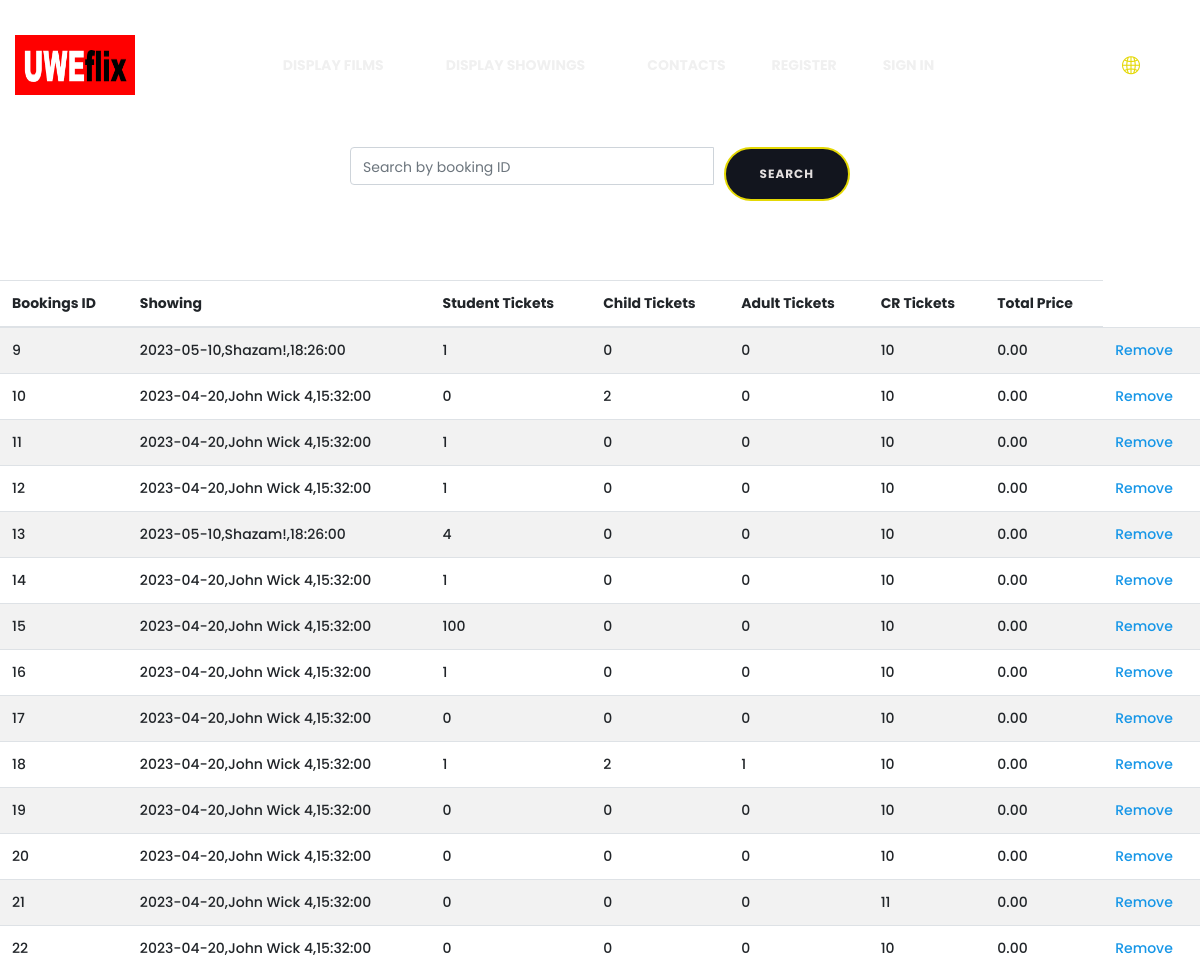
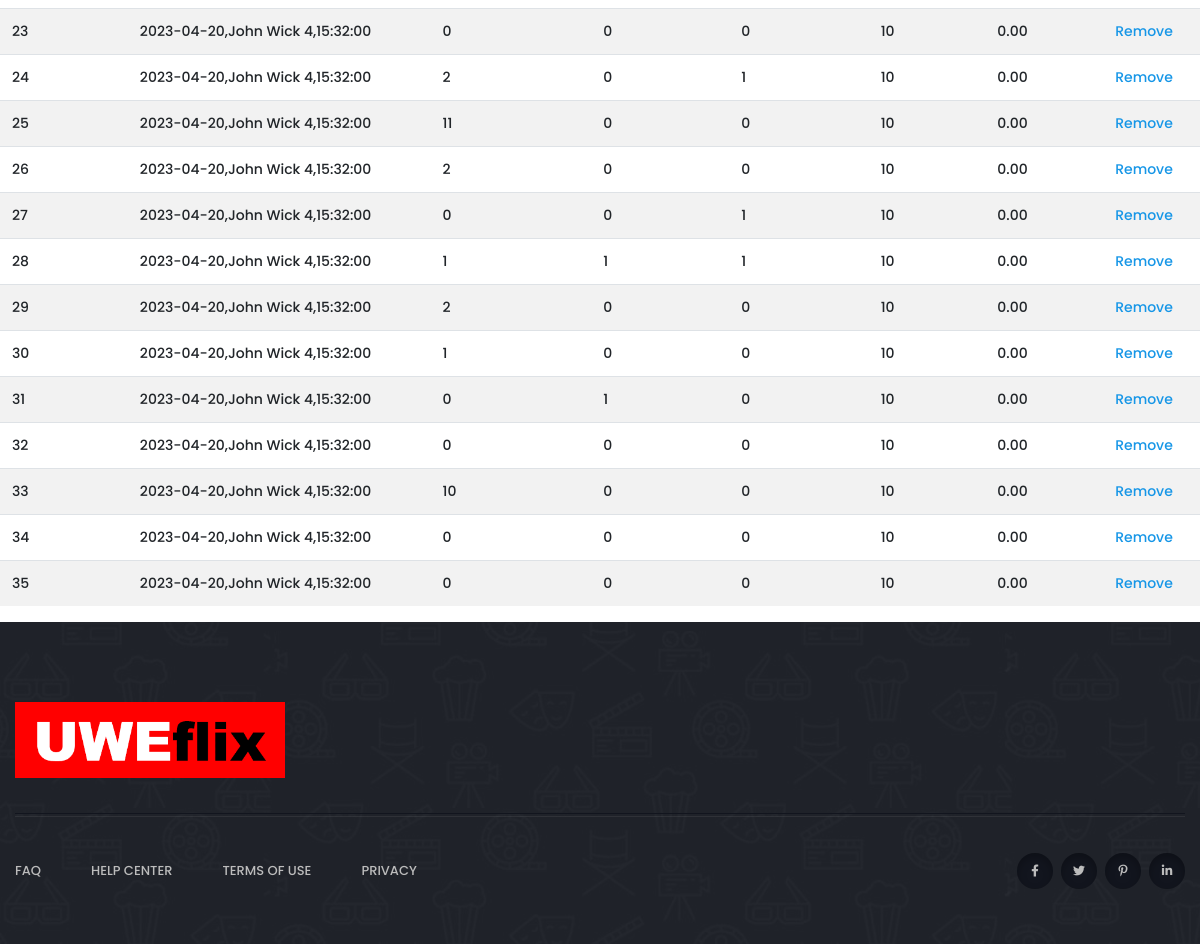
The app's page /view_bookings with its own data (2 pictures, top to bottom).
### cinema/models.py (models this page shows, shortened)
class Booking(models.Model):
    bookingID = models.AutoField(primary_key=True,unique=True)
    user = models.ForeignKey(User, on_delete = models.CASCADE, null = True, blank=True)
    showing = models.ForeignKey(showing, on_delete=models.CASCADE, null=True)
    student_tickets = models.PositiveIntegerField(default=0)
    child_tickets = models.PositiveIntegerField(default=0)
    adult_tickets = models.PositiveIntegerField(default=0)
    cr_tickets = models.PositiveIntegerField(default=10, validators=[MinValueValidator(10)])
    total_price = models.DecimalField(max_digits=6, decimal_places=2, default=0)

class showing(models.Model):
    date= models.DateField("Date of showing (yyyy/mm/dd)")
    startTime=models.TimeField("Time of showing (HH:MM)")
    numberOfSales = models.PositiveIntegerField(blank=True, null=True)
    film=models.ForeignKey(film, on_delete=models.RESTRICT, null=True)
    screen= models.ForeignKey(screen,on_delete=models.CASCADE)
    def __str__(self):
        return f"{self.date},{self.film},{self.startTime}"

class film(models.Model):
    title = models.CharField(max_length=256)
    description = models.TextField(max_length=256)
    trailer = models.TextField(max_length=550, default='null')
    filmImage = models.ImageField(upload_to='images/')
    duration = models.CharField(max_length=6)
    ageSelection = (
        ("U", "U"),
        ("PG", "PG"),
        ("12A", "12A"),
        ("12", "12"),
        ("15", "15"),
        ("18", "18"),
    )
    year = models.CharField(max_length=4)
    rating = models.CharField(max_length=3)
    age = models.CharField(choices=ageSelection, max_length=3)
    def __str__(self):
        return self.title

### uwe/views.py (the view)
# urls.py: path('view_bookings', views.view_bookings, name='view_bookings'),
def view_bookings(request):
    search_query = ""
    if request.GET.get('search_query'):
        search_query = request.GET.get('search_query')
    data = Booking.objects.filter(
        Q(bookingID__icontains=search_query)
    )
    context = {
        'data': data,
        'search_query': search_query,
    }
    return render(request, 'uwe/view_bookings.html', context)

### uwe/templates/uwe/view_bookings.html (shortened to what this page needs)
{% extends "uwe/base.html" %}
    {% load static %}
{% block content %}
    <br>
    <br>
    <br>
    <br>
    <br>
    <br>
    <br>
    <div class="center-form" style="display: flex; justify-content: center;">
        <form action="{% url 'view_bookings' %}" method="GET" style="width: 500px;">
            <div class="input-group mb-3">
              <input type="text" class="form-control" placeholder="Search by booking ID" aria-label="" aria-describedby="basic-addon1" style="margin-right: 10px;"
              name="search_query" value="{{ search_query }}"/>
              <input class="btn btn-success" type="submit" value="Search"/>
            </div>
        </form>
    </div>
    <br>
    <br>
    <br>
    <table class="table table-striped">
        <thead>
            <tr>
                <th scope="col">Bookings ID</th>
                <th scope="'col">Showing</th>
                <th scope="'col">Student Tickets</th>
                <th scope="'col">Child Tickets</th>
                <th scope="'col">Adult Tickets</th>
                <th scope="'col">CR Tickets</th>
                <th scope="'col">Total Price</th>
            </tr>
        </thead>
        <tbody>
            {% for data in data %}
                <tr>
                    <td scope="row"><a>{{ data.bookingID }}</a></td>
                    <td scope="row"><a>{{ data.showing }}</a></td>
                    <td scope="row"><a>{{ data.student_tickets }}</a></td>
                    <td scope="row"><a>{{ data.child_tickets }}</a></td>
                    <td scope="row"><a>{{ data.adult_tickets }}</a></td>
                    <td scope="row"><a>{{ data.cr_tickets }}</a></td>
                    <td scope="row"><a>{{ data.total_price }}</a></td>
                    <td>
                        <a href="{% url 'cancel_bookings' data.bookingID %}">Remove</a>
                    </td>
                </tr>
            {% endfor %}
        </tbody>
    </table>
{% endblock %}

### uwe/static/uwe/css/style.css (style rules this page uses)
body { font-family: 'Poppins', sans-serif; font-weight: 500; font-style: normal; font-size: 14px; color: #bcbcbc; }
a, .button { -webkit-transition: all 0.3s ease-out 0s; -moz-transition: all 0.3s ease-out 0s; -ms-transition: all 0.3s ease-out 0s; -o-transition: all 0.3s ease-out 0s; transition: all 0.3s ease-out 0s; }
a, button { color: #1696e7; outline: medium none; }
*::placeholder { color: #555555; font-size: 14px; opacity: 1; }
.btn { user-select: none; -moz-user-select: none; background: #12151e none repeat scroll 0 0; border: 2px solid #e4d804; border-radius: 50px; color: #e3dfdf; cursor: pointer; display: inline-block; font-size: 12px; font-weight: 700; letter-spacing: 1px; line-height: 1.5; margin-bottom: 0; padding: 16px 34px; text-align: center; text-transform: uppercase; touch-action: manipulation; transition: all 0.3s ease 0s; vertical-align: middle; white-space: nowrap; max-width: 200px; }

### records on screen
Booking: bookingID "9", showing "2023-05-10,Shazam!,18:26:00", student_tickets "1", child_tickets "0", adult_tickets "0", cr_tickets "10", total_price "0.00"
Booking: bookingID "10", showing "2023-04-20,John Wick 4,15:32:00", student_tickets "0", child_tickets "2", adult_tickets "0", cr_tickets "10", total_price "0.00"
Booking: bookingID "11", showing "2023-04-20,John Wick 4,15:32:00", student_tickets "1", child_tickets "0", adult_tickets "0", cr_tickets "10", total_price "0.00"
Booking: bookingID "12", showing "2023-04-20,John Wick 4,15:32:00", student_tickets "1", child_tickets "0", adult_tickets "0", cr_tickets "10", total_price "0.00"
Booking: bookingID "13", showing "2023-05-10,Shazam!,18:26:00", student_tickets "4", child_tickets "0", adult_tickets "0", cr_tickets "10", total_price "0.00"
Booking: bookingID "14", showing "2023-04-20,John Wick 4,15:32:00", student_tickets "1", child_tickets "0", adult_tickets "0", cr_tickets "10", total_price "0.00"
Booking: bookingID "15", showing "2023-04-20,John Wick 4,15:32:00", student_tickets "100", child_tickets "0", adult_tickets "0", cr_tickets "10", total_price "0.00"
Booking: bookingID "16", showing "2023-04-20,John Wick 4,15:32:00", student_tickets "1", child_tickets "0", adult_tickets "0", cr_tickets "10", total_price "0.00"
Booking: bookingID "17", showing "2023-04-20,John Wick 4,15:32:00", student_tickets "0", child_tickets "0", adult_tickets "0", cr_tickets "10", total_price "0.00"
Booking: bookingID "18", showing "2023-04-20,John Wick 4,15:32:00", student_tickets "1", child_tickets "2", adult_tickets "1", cr_tickets "10", total_price "0.00"
Booking: bookingID "19", showing "2023-04-20,John Wick 4,15:32:00", student_tickets "0", child_tickets "0", adult_tickets "0", cr_tickets "10", total_price "0.00"
Booking: bookingID "20", showing "2023-04-20,John Wick 4,15:32:00", student_tickets "0", child_tickets "0", adult_tickets "0", cr_tickets "10", total_price "0.00"
Booking: bookingID "21", showing "2023-04-20,John Wick 4,15:32:00", student_tickets "0", child_tickets "0", adult_tickets "0", cr_tickets "11", total_price "0.00"
Booking: bookingID "22", showing "2023-04-20,John Wick 4,15:32:00", student_tickets "0", child_tickets "0", adult_tickets "0", cr_tickets "10", total_price "0.00"
Booking: bookingID "23", showing "2023-04-20,John Wick 4,15:32:00", student_tickets "0", child_tickets "0", adult_tickets "0", cr_tickets "10", total_price "0.00"
Booking: bookingID "24", showing "2023-04-20,John Wick 4,15:32:00", student_tickets "2", child_tickets "0", adult_tickets "1", cr_tickets "10", total_price "0.00"
Booking: bookingID "25", showing "2023-04-20,John Wick 4,15:32:00", student_tickets "11", child_tickets "0", adult_tickets "0", cr_tickets "10", total_price "0.00"
Booking: bookingID "26", showing "2023-04-20,John Wick 4,15:32:00", student_tickets "2", child_tickets "0", adult_tickets "0", cr_tickets "10", total_price "0.00"
Booking: bookingID "27", showing "2023-04-20,John Wick 4,15:32:00", student_tickets "0", child_tickets "0", adult_tickets "1", cr_tickets "10", total_price "0.00"
Booking: bookingID "28", showing "2023-04-20,John Wick 4,15:32:00", student_tickets "1", child_tickets "1", adult_tickets "1", cr_tickets "10", total_price "0.00"
Booking: bookingID "29", showing "2023-04-20,John Wick 4,15:32:00", student_tickets "2", child_tickets "0", adult_tickets "0", cr_tickets "10", total_price "0.00"
Booking: bookingID "30", showing "2023-04-20,John Wick 4,15:32:00", student_tickets "1", child_tickets "0", adult_tickets "0", cr_tickets "10", total_price "0.00"
Booking: bookingID "31", showing "2023-04-20,John Wick 4,15:32:00", student_tickets "0", child_tickets "1", adult_tickets "0", cr_tickets "10", total_price "0.00"
Booking: bookingID "32", showing "2023-04-20,John Wick 4,15:32:00", student_tickets "0", child_tickets "0", adult_tickets "0", cr_tickets "10", total_price "0.00"
Booking: bookingID "33", showing "2023-04-20,John Wick 4,15:32:00", student_tickets "10", child_tickets "0", adult_tickets "0", cr_tickets "10", total_price "0.00"
Booking: bookingID "34", showing "2023-04-20,John Wick 4,15:32:00", student_tickets "0", child_tickets "0", adult_tickets "0", cr_tickets "10", total_price "0.00"
Booking: bookingID "35", showing "2023-04-20,John Wick 4,15:32:00", student_tickets "0", child_tickets "0", adult_tickets "0", cr_tickets "10", total_price "0.00"
